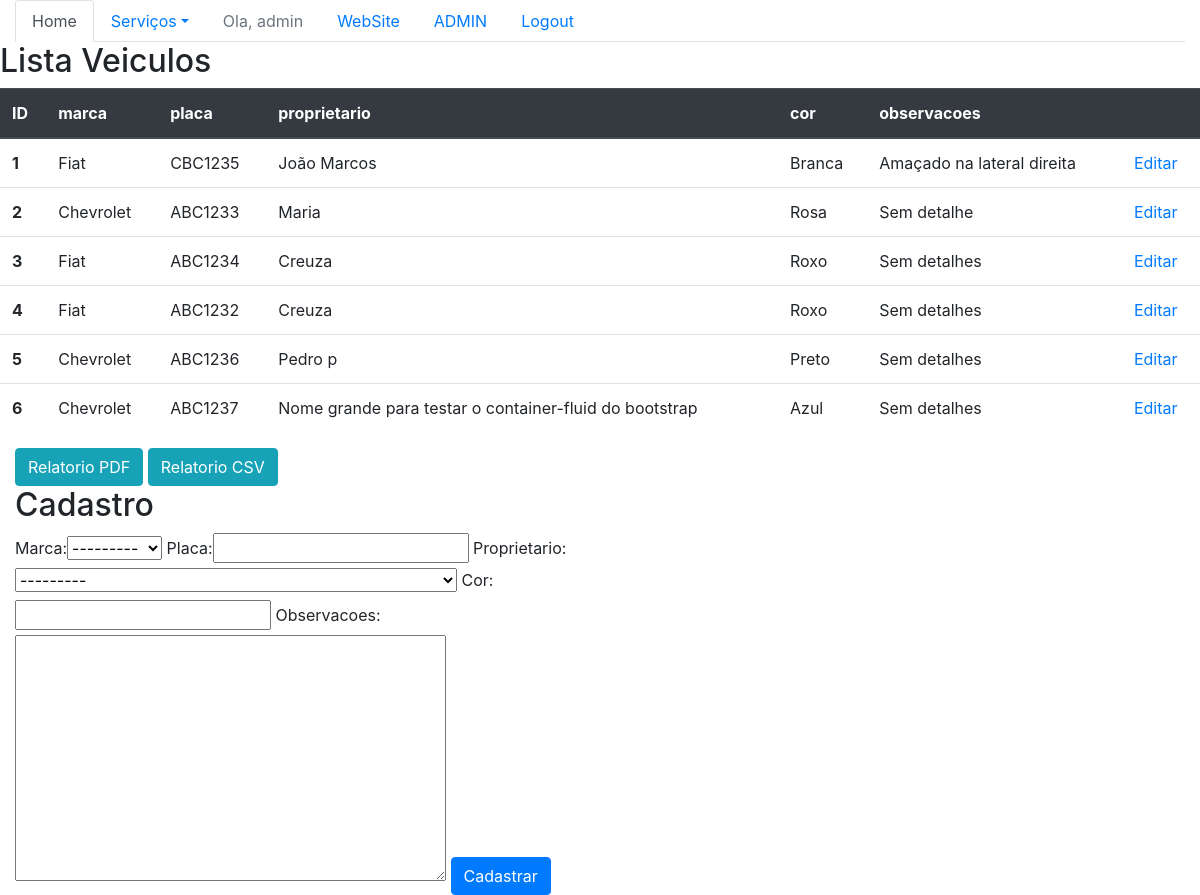
Page /sistema/veiculos/ (signed in) on the committed database.
### core/models.py (models this page shows, shortened)
class Veiculo(models.Model):
    marca = models.ForeignKey(Marca, on_delete=models.PROTECT)
    placa = models.CharField(max_length=7)
    proprietario = models.ForeignKey(Pessoa, on_delete=models.PROTECT)
    cor = models.CharField(max_length=15)
    observacoes = models.TextField()

class Marca(models.Model):
    nome = models.CharField(max_length=50)
    def __str__(self):
        return self.nome

class Pessoa(models.Model):
    nome = models.CharField(max_length=100)
    endereco = models.CharField(max_length=200)
    telefone = models.CharField(max_length=20)
    def __str__(self):
        return self.nome

### core/views.py (the view)
@login_required
def lista_veiculos(request):
    veiculos = Veiculo.objects.all()
    form = VeiculoForm()
    data = {'veiculos': veiculos, 'form': form, 'veiculo_ativo': 'active' }
    return render(request, 'core/lista_veiculos.html', data)

### core/forms.py
class VeiculoForm(ModelForm):
    class Meta:
        model = Veiculo
        fields = '__all__'

### core/templates/core/lista_veiculos.html (shortened to what this page needs)
{% extends 'base.html' %}
{% load bootstrap %}
{% load static %}
{% block main %}
    <div class="row">
        <table class="table">
            <H2>Lista Veiculos</H2>
            <thead class="thead-dark">
              <tr>
                <th scope="col">ID</th>
                <th scope="col">marca</th>
                <th scope="col">placa</th>
                <th scope="col">proprietario</th>
                <th scope="col">cor</th>
                <th scope="col">observacoes</th>
                <th scope="col"></th>
              </tr>
            </thead>
            <tbody>
            {% for veiculo in veiculos %}
              <tr>
                <th scope="row">{{ veiculo.id }}</th>
                <td>{{ veiculo.marca }}</td>
                <td>{{ veiculo.placa }}</td>
                <td>{{ veiculo.proprietario }}</td>
                <td>{{ veiculo.cor }}</td>
                <td>{{ veiculo.observacoes }}</td>
                <td>
                    <a href="{% url 'core_veiculo_update' veiculo.id %}">Editar</a>
                </td>
              </tr>
            {% endfor %}
            </tbody>
        </table>
        <div class="col-sm-12">
            <a class="btn btn-info" href="{% url 'relatorio_pdf' %}">Relatorio PDF</a>
            <a class="btn btn-info" href="{% url 'relatorio_csv' %}">Relatorio CSV</a>
        </div>
        <div class="col-sm-6">
            <H2>Cadastro</H2>
            <form action="{% url 'core_veiculo_novo' %}" method="POST">
                {{ form|bootstrap }}
                <button type="submit" class="btn btn-primary">Cadastrar</button>
            </form>
        </div>
    </div>
{% endblock main %}

### core/templates/core/menu.html (shortened to what this page needs)
<ul class="nav nav-tabs">
    <li class="nav-item">
        <a class="nav-link active" href="{% url 'core_home' %}">Home</a>
    </li>
    {% if user.is_authenticated  %}
        <li class="nav-item dropdown">
            <a class="nav-link dropdown-toggle" data-toggle="dropdown" href="#" role="button" aria-haspopup="true" aria-expanded="false">Serviços</a>
        </li>
        <li class="nav-item">
            <a class="nav-link disabled" href="">Ola, {{ user }}   </a>
        </li>
        <li class="nav-item">
            <a class="nav-link" href=" {% url 'website_home' %} ">WebSite</a>
        </li>
        {% if user.get_username == 'admin'  %}
            <li class="nav-item">
                <a class="nav-link" href="/admin/login/?next=/admin/">ADMIN</a>
            </li>
        {% endif %}
        <li class="nav-item">
            <a class="nav-link" href=" {% url 'logout' %} ">Logout</a>
        </li>
    {% else %}
        <li class="nav-item">
            <a class="nav-link" href=" {% url 'login' %} ">Login</a>
        </li>
    {% endif %}
</ul>

### rows in the picture
Veiculo: id "1", marca "Fiat", placa "CBC1235", proprietario "João Marcos", cor "Branca", observacoes "Amaçado na lateral direita"
Veiculo: id "2", marca "Chevrolet", placa "ABC1233", proprietario "Maria", cor "Rosa", observacoes "Sem detalhe"
Veiculo: id "3", marca "Fiat", placa "ABC1234", proprietario "Creuza", cor "Roxo", observacoes "Sem detalhes"
Veiculo: id "4", marca "Fiat", placa "ABC1232", proprietario "Creuza", cor "Roxo", observacoes "Sem detalhes"
Veiculo: id "5", marca "Chevrolet", placa "ABC1236", proprietario "Pedro p", cor "Preto", observacoes "Sem detalhes"
Veiculo: id "6", marca "Chevrolet", placa "ABC1237", proprietario "Nome grande para testar o container-fluid do bootstrap", cor "Azul", observacoes "Sem detalhes"

### other values in the picture
{{ user }} "admin"
